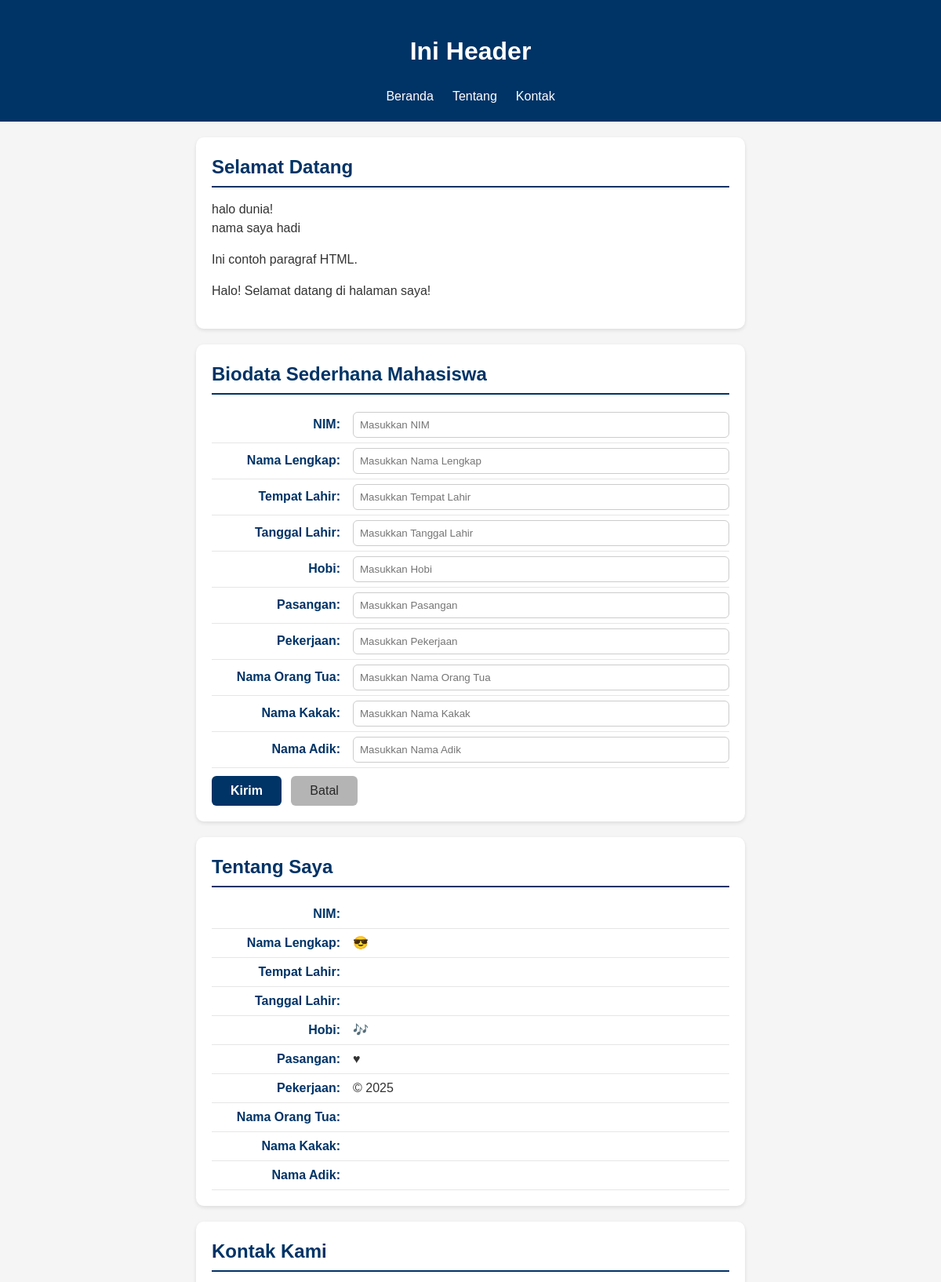
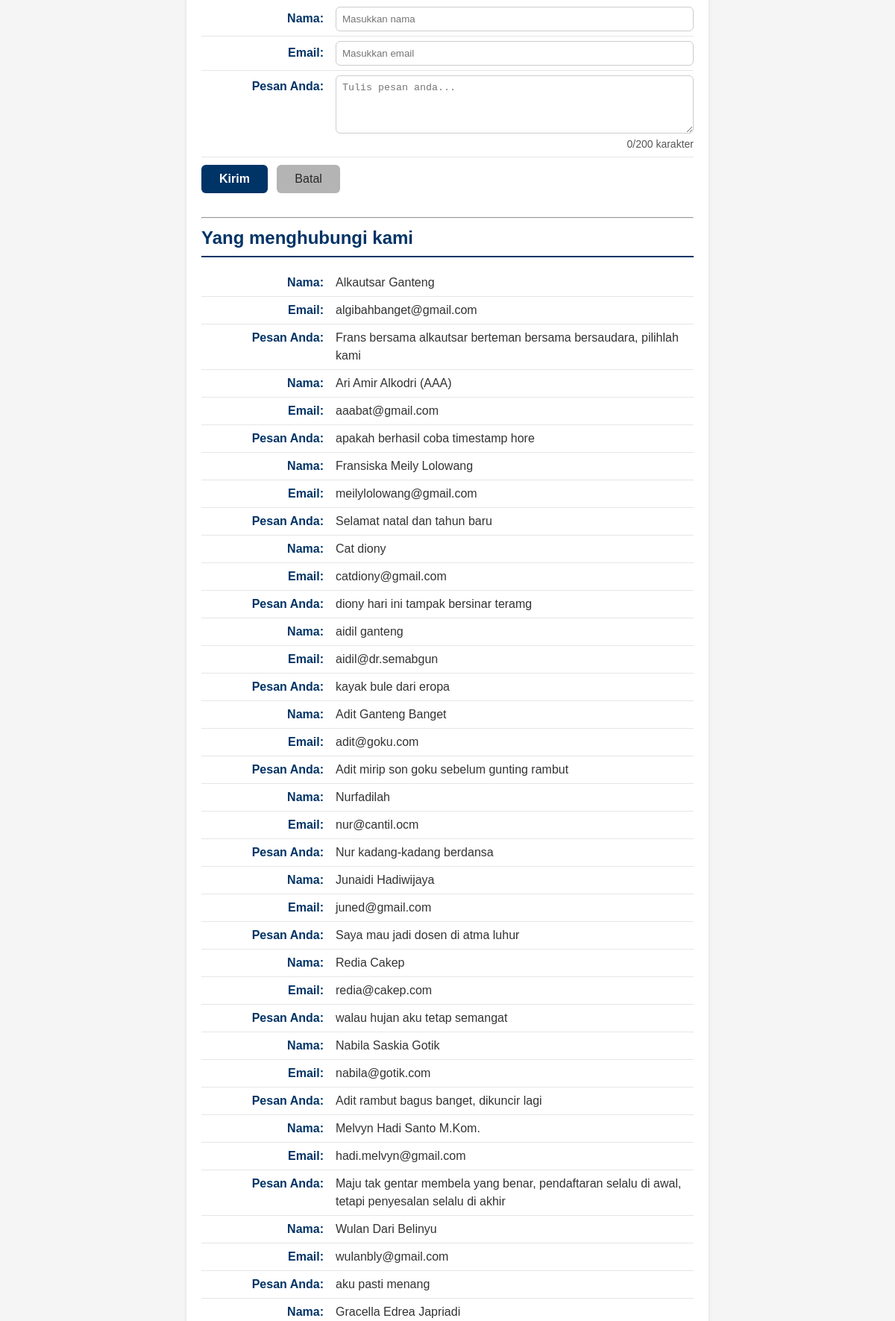
Screenshot of /pertemuan-10/index.php (upper part) with the database file from the repository (2 pictures, top to bottom).
### tables this page shows
CREATE TABLE `tbl_tamu` (
  `cid` int NOT NULL,
  `cnama` varchar(100) DEFAULT NULL,
  `cemail` varchar(100) DEFAULT NULL,
  `cpesan` text,
  `dcreated_at` datetime NOT NULL DEFAULT CURRENT_TIMESTAMP
);

### pertemuan-10/fungsi.php (the view, shortened to what this page needs)
<?php
function bersihkan($str)
{
  return htmlspecialchars(trim($str));
}
function tampilkanBiodata($conf, $arr)
{
  $html = "";
  foreach ($conf as $k => $v) {
    $label = $v["label"];
    $nilai = bersihkan($arr[$k] ?? '');
    $suffix = $v["suffix"];
    $html .= "<p><strong>{$label}</strong> {$nilai}{$suffix}</p>";
  }
  return $html;
}

### pertemuan-10/read_inc.php
<?php
require 'koneksi.php';
$fieldContact = [
    "nama" => ["label" => "Nama:", "suffix" => ""],
    "email" => ["label" => "Email:", "suffix" => ""],
    "pesan" => ["label" => "Pesan Anda:", "suffix" => ""]
];
$sql = "SELECT * FROM tbl_tamu ORDER BY cid DESC";
$q = mysqli_query($conn, $sql);
if (!$q) {
    echo "<p>Gagal membaca data tamu: " . htmlspecialchars(mysqli_error($conn)) . "</p>";
} elseif (mysqli_num_rows($q) === 0) {
    echo "<p>Belum ada data tamu yang tersimpan.</p>";
} else {
    while ($row = mysqli_fetch_assoc($q)) {
        $arrContact = [
            "nama" => $row["cnama"] ?? "",
            "email" => $row["cemail"] ?? "",
            "pesan" => $row["cpesan"] ?? "",
        ];
        echo tampilkanBiodata($fieldContact, $arrContact);
    }
}
?>

### pertemuan-10/style.css (style rules this page uses)
* { box-sizing: border-box; }
body { margin: 0; font-family: Arial, sans-serif; background: #f5f5f5; color: #333; line-height: 1.5; }
#about p, #contact p, #contact label, #biodata label { display: flex; justify-content: flex-start; align-items: baseline; margin: 0; padding: 6px 0; border-bottom: 1px solid #e6e6e6; }
#about strong, #contact strong, #contact label>span, #biodata label>span { min-width: 180px; color: #003366; font-weight: 600; text-align: right; padding-right: 16px; flex-shrink: 0; }

### rows the page displays
tbl_tamu: label "Nama:", cnama "Alkautsar Ganteng", label "Email:", cemail "algibahbanget@gmail.com", label "Pesan Anda:", cpesan "Frans bersama alkautsar berteman bersama bersaudara, pilihlah kami"
tbl_tamu: label "Nama:", cnama "Ari Amir Alkodri (AAA)", label "Email:", cemail "aaabat@gmail.com", label "Pesan Anda:", cpesan "apakah berhasil coba timestamp hore"
tbl_tamu: label "Nama:", cnama "Fransiska Meily Lolowang", label "Email:", cemail "meilylolowang@gmail.com", label "Pesan Anda:", cpesan "Selamat natal dan tahun baru"
tbl_tamu: label "Nama:", cnama "Cat diony", label "Email:", cemail "catdiony@gmail.com", label "Pesan Anda:", cpesan "diony hari ini tampak bersinar teramg"
tbl_tamu: label "Nama:", cnama "aidil ganteng", label "Email:", cemail "aidil@dr.semabgun", label "Pesan Anda:", cpesan "kayak bule dari eropa"
tbl_tamu: label "Nama:", cnama "Adit Ganteng Banget", label "Email:", cemail "adit@goku.com", label "Pesan Anda:", cpesan "Adit mirip son goku sebelum gunting rambut"
tbl_tamu: label "Nama:", cnama "Nurfadilah", label "Email:", cemail "nur@cantil.ocm", label "Pesan Anda:", cpesan "Nur kadang-kadang berdansa"
tbl_tamu: label "Nama:", cnama "Junaidi Hadiwijaya", label "Email:", cemail "juned@gmail.com", label "Pesan Anda:", cpesan "Saya mau jadi dosen di atma luhur"
tbl_tamu: label "Nama:", cnama "Redia Cakep", label "Email:", cemail "redia@cakep.com", label "Pesan Anda:", cpesan "walau hujan aku tetap semangat"
tbl_tamu: label "Nama:", cnama "Nabila Saskia Gotik", label "Email:", cemail "nabila@gotik.com", label "Pesan Anda:", cpesan "Adit rambut bagus banget, dikuncir lagi"
tbl_tamu: label "Nama:", cnama "Melvyn Hadi Santo M.Kom.", label "Email:", cemail "hadi.melvyn@gmail.com", label "Pesan Anda:", cpesan "Maju tak gentar membela yang benar, pendaftaran selalu di awal, tetapi penyesalan selalu di akhir"
tbl_tamu: label "Nama:", cnama "Wulan Dari Belinyu", label "Email:", cemail "wulanbly@gmail.com", label "Pesan Anda:", cpesan "aku pasti menang"
tbl_tamu: label "Nama:", cnama "Gracella Edrea Japriadi"

### other values shown
$label "NIM:"
$label "Nama Lengkap:"
$suffix "😎"
$label "Tempat Lahir:"
$label "Tanggal Lahir:"
$label "Hobi:"
$suffix "🎶"
$label "Pasangan:"
$suffix "♥"
$label "Pekerjaan:"
$suffix "© 2025"
$label "Nama Orang Tua:"
$label "Nama Kakak:"
$label "Nama Adik:"
